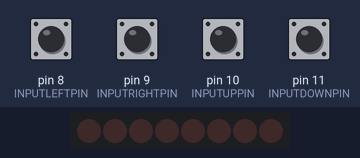
Bench run of a sketch on a simulated Arduino Uno, built with avr-gcc and run on an emulated ATmega328P. Shown: 8 shift-register outputs drawn as a row of LEDs (first output left, lit = HIGH). Wiring (inferred from the names in the program): shift register (74HC595): data pin 3; shift clock pin 2; latch pin 4. Wiring (inferred from the signals the program sends): row of LEDs: on Q0, Q1, Q2, Q3, Q4, Q5, Q6, Q7. The test bench sets the inputs (shaded band); at power-on: pin 8 (INPUTLEFTPIN), pin 9 (INPUTRIGHTPIN), pin 10 (INPUTUPPIN), pin 11 (INPUTDOWNPIN) LOW.

Above: at 1.2 s.
1.3 s: pin 8 (INPUTLEFTPIN) pulled HIGH for 0.15 s
At 1.46 s:
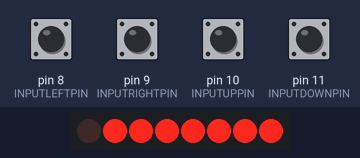
3.0 s: pin 9 (INPUTRIGHTPIN) pulled HIGH for 1 s
At 3.4 s:
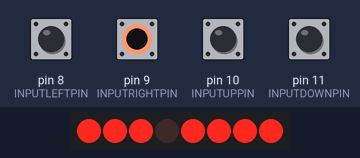
Timing chart, 0 to 6.0 s (numbered marks = the images above; inputs shaded):
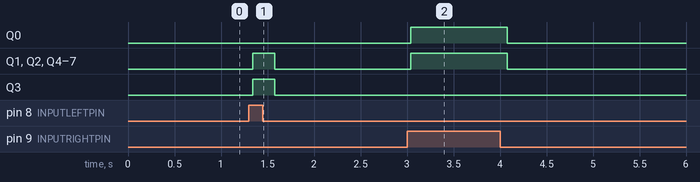

The sketch:

ledmatrix_direction.ino
```cpp
// This program extends the led matrix with four input switches l,r,u,d and displays the given input direction as an
// arrow on the matrix

#define GRIDLENGTH 4  // quadratic led matrix

// pin connections
#define CLOCKPIN 2
#define DATAPIN 3
#define LATCHPIN 4

#define INPUTLEFTPIN 8
#define INPUTRIGHTPIN 9
#define INPUTUPPIN 10
#define INPUTDOWNPIN 11

enum directions { IDLE, LEFT, RIGHT, UP, DOWN, UPLEFT, UPRIGHT, DOWNLEFT, DOWNRIGHT };

void latch() {
    digitalWrite(LATCHPIN, HIGH);
    digitalWrite(LATCHPIN, LOW);
}

void clock() {
    digitalWrite(CLOCKPIN, HIGH);
    digitalWrite(CLOCKPIN, LOW);
}

void clock(short ticks) {
    for (int i = 0; i < ticks; ++i) clock();
}

void print0() {
    digitalWrite(DATAPIN, LOW);
    clock(2 * GRIDLENGTH);

    latch();
}

void print1at(short i, short j) {
    // write y axis
    digitalWrite(DATAPIN, HIGH);
    clock(GRIDLENGTH - j - 1);
    digitalWrite(DATAPIN, LOW);
    clock();
    digitalWrite(DATAPIN, HIGH);
    clock(j);

    // write x axis
    digitalWrite(DATAPIN, LOW);
    clock(i);
    digitalWrite(DATAPIN, HIGH);
    clock();
    digitalWrite(DATAPIN, LOW);
    clock(GRIDLENGTH - i - 1);

    latch();
}

void idle(unsigned long displayTimeMUS) {
    static char data[GRIDLENGTH][GRIDLENGTH] = {{0, 0, 0, 0}, {0, 0, 0, 0}, {0, 0, 0, 0}, {0, 0, 0, 0}};
    shiftOut2D(data, displayTimeMUS);
}

void all(unsigned long displayTimeMUS) {
    static char data[GRIDLENGTH][GRIDLENGTH] = {{1, 1, 1, 1}, {1, 1, 1, 1}, {1, 1, 1, 1}, {1, 1, 1, 1}};
    shiftOut2D(data, displayTimeMUS);
}

void shiftOut2D(char DATA[GRIDLENGTH][GRIDLENGTH], unsigned long displayTimeMUS) {
    unsigned long time = micros();
    while (micros() < time + displayTimeMUS) {
        for (short i = 0; i < GRIDLENGTH; ++i) {
            for (short j = 0; j < GRIDLENGTH; ++j) {
                if (DATA[i][j] == 0) { print0(); } else {
                    print1at(i, j);
                }
                print0();
            }
        }
    }
}

int readInput() {
    int direction = IDLE;

    int inputLeft = digitalRead(INPUTLEFTPIN);
    int inputRight = digitalRead(INPUTRIGHTPIN);
    int inputUp = digitalRead(INPUTUPPIN);
    int inputDown = digitalRead(INPUTDOWNPIN);

    // should me more like a lookup table
    // l   r   u   d  |  value
    // –––––––––––––––|––––––––––––––––––
    // 0   0   0   0  |  0   IDLE
    // 1   0   0   0  |  1   LEFT
    // 0   1   0   0  |  2   RIGHT
    // 0   0   1   0  |  3   UP
    // 0   0   0   1  |  4   DOWN
    // 1   0   1   0  |  5   UPLEFT
    // 0   1   1   0  |  6   UPRIGHT
    // 1   0   0   1  |  7   DOWNLEFT
    // 0   1   0   1  |  8   DOWNRIGHT
    //      else      |  0   IDLE


    if (inputLeft == HIGH && inputRight == LOW) {
        if (inputUp == HIGH && inputDown == LOW)
            direction = UPLEFT;
        else if (inputDown == HIGH && inputUp == LOW)
            direction = DOWNLEFT;
        else
            direction = LEFT;
    }
    if (inputRight == HIGH && inputLeft == LOW) {
        if (inputUp == HIGH && inputDown == LOW)
            direction = UPRIGHT;
        else if (inputDown == HIGH && inputUp == LOW)
            direction = DOWNRIGHT;
        else
            direction = RIGHT;
    }
    if (direction == IDLE && inputUp == HIGH && inputDown == LOW) { direction = UP; }
    if (direction == IDLE && inputDown == HIGH && inputUp == LOW) { direction = DOWN; }

    return direction;
}

void printDirection(int direction) {
    static char rightArrow[GRIDLENGTH][GRIDLENGTH] = {{0, 0, 0, 0}, {0, 0, 1, 0}, {1, 1, 1, 1}, {0, 0, 1, 0}};
    static char leftArrow[GRIDLENGTH][GRIDLENGTH] = {{0, 1, 0, 0}, {1, 1, 1, 1}, {0, 1, 0, 0}, {0, 0, 0, 0}};
    static char upArrow[GRIDLENGTH][GRIDLENGTH] = {{0, 0, 1, 0}, {0, 1, 1, 1}, {0, 0, 1, 0}, {0, 0, 1, 0}};
    static char downArrow[GRIDLENGTH][GRIDLENGTH] = {{0, 1, 0, 0}, {0, 1, 0, 0}, {1, 1, 1, 0}, {0, 1, 0, 0}};
    static char uprightArrow[GRIDLENGTH][GRIDLENGTH] = {{0, 1, 1, 1}, {0, 0, 1, 1}, {0, 1, 0, 1}, {1, 0, 0, 0}};
    static char upleftArrow[GRIDLENGTH][GRIDLENGTH] = {{1, 1, 1, 0}, {1, 1, 0, 0}, {1, 0, 1, 0}, {0, 0, 0, 1}};
    static char downrightArrow[GRIDLENGTH][GRIDLENGTH] = {{1, 0, 0, 0}, {0, 1, 0, 1}, {0, 0, 1, 1}, {0, 1, 1, 1}};
    static char downleftArrow[GRIDLENGTH][GRIDLENGTH] = {{0, 0, 0, 1}, {1, 0, 1, 0}, {1, 1, 0, 0}, {1, 1, 1, 0}};

    switch (direction) {
    default:
    case IDLE:
        idle(1000);
        break;
    case LEFT:
        shiftOut2D(leftArrow, 100000);
        break;
    case RIGHT:
        shiftOut2D(rightArrow, 100000);
        break;
    case UP:
        shiftOut2D(upArrow, 100000);
        break;
    case DOWN:
        shiftOut2D(downArrow, 100000);
        break;
    case UPLEFT:
        shiftOut2D(upleftArrow, 100000);
        break;
    case UPRIGHT:
        shiftOut2D(uprightArrow, 100000);
        break;
    case DOWNLEFT:
        shiftOut2D(downleftArrow, 100000);
        break;
    case DOWNRIGHT:
        shiftOut2D(downrightArrow, 100000);
        break;
    }
}

void setup() {
    // Serial.begin(9600);

    // set pins as output
    pinMode(CLOCKPIN, OUTPUT);
    pinMode(DATAPIN, OUTPUT);
    pinMode(LATCHPIN, OUTPUT);

    // set pin as input
    pinMode(INPUTLEFTPIN, INPUT);
    pinMode(INPUTRIGHTPIN, INPUT);
    pinMode(INPUTUPPIN, INPUT);
    pinMode(INPUTDOWNPIN, INPUT);
}

void loop() {
    printDirection(readInput());
    delay(1);
}
```

Measured:
- after the input at 1.3 s, Q1–7: LOW → HIGH at once, → LOW 0.24 s later
- after the input at 3.0 s, Q0–2, Q4–7: LOW → HIGH at once, → LOW 1.0 s later
